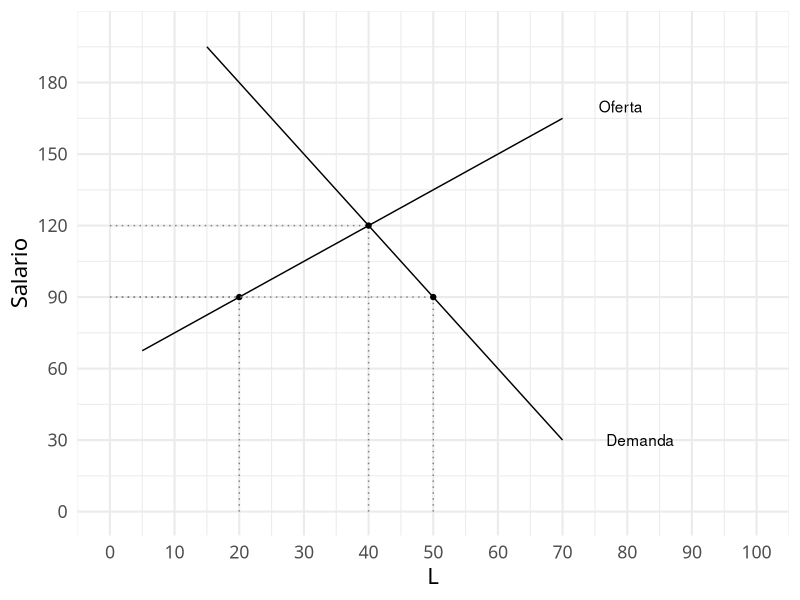

The R source for this figure:
## ---- chunk 1
knitr::opts_chunk$set(echo=FALSE, warning = FALSE,
                       message=FALSE)

library(tidyverse)
library(kableExtra)
theme_set(
  theme_minimal(base_family = 'Montserrat',
                base_size=16) + 
    theme(plot.title=element_text(hjust=.5)))



marcar_punto <- function(x, y, linetype="dashed") {
  list(
    geom_segment(x=x, y=0, xend=x, yend=y, color="gray50",
                 linetype="dotted", inherit.aes = FALSE),
    geom_segment(x=0, y=y, xend=x, yend=y,  color="gray50",
                 linetype="dotted", inherit.aes = FALSE),
    geom_point(x=x, y=y, inherit.aes = FALSE)
  )
}


## ---- chunk 2

options(knitr.kable.NA = '')

tibble(
  L=1:5,
  PMgL=c(8, 10, 7, 5, 4)) %>% 
  knitr::kable(col.names = c("L", "Producto Total")) %>% 
  kable_styling(full_width = F)
## ---- chunk 3

make_fun <- function(df) {
  splinefun(df$x, df$y)
}

of <- tibble(x=c(20, 40),
             y=c(90, 120)) %>% 
  make_fun()

dem <- tibble(x=c(40,  50),
              y=c(120, 90)) %>% 
  make_fun()

ggplot(data.frame(x=0, y=0)) + 
  geom_function(fun=of, xlim=c(5, 70)) +
  geom_function(fun=dem, xlim=c(15, 70)) +
  scale_x_continuous(limits = c(0, 100),
                     breaks=seq(0, 100, by=10)) +
  scale_y_continuous(limits=c(0, 200),
                     breaks=seq(0, 180, by=30)) +
  annotate("text", x=79, y=170, label="Oferta") +
  annotate("text", x=82, y=30, label="Demanda") +
  marcar_punto(20, 90) +
  marcar_punto(50, 90) + 
  marcar_punto(40, 120) +
  labs(x="L", y="Salario")
